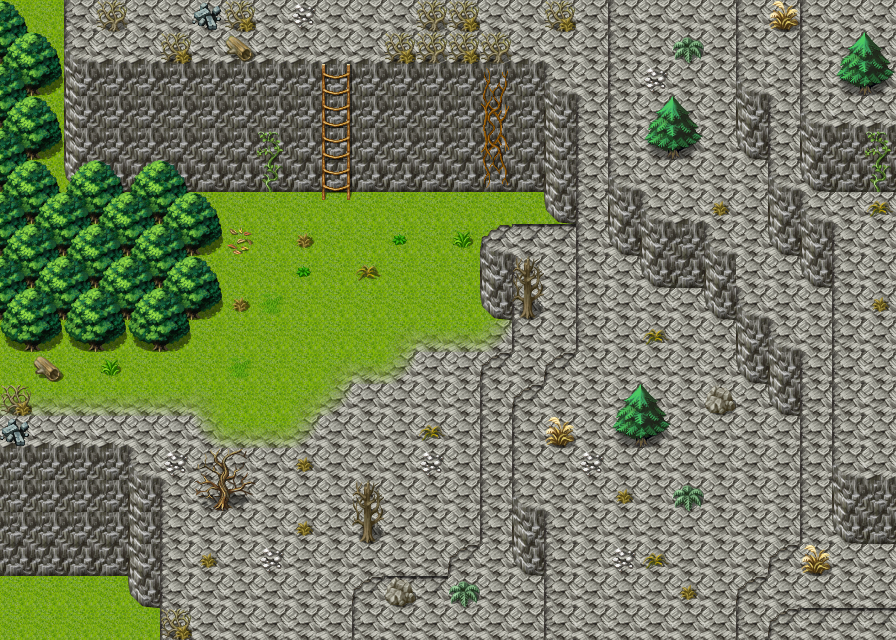

A level layout from a 2D game, rendered from its tile map. Below: a short description, then the map file with tile-grid data replaced by summaries:
An orthogonal 28x20 tile map with 32x32 px tiles, 3 tile layers (Ground, Objects, Above), 1 hidden layer not drawn, 60 tilesets and 4 objects (2x mapchange, 2x spawn).

<map version="2017.05.26" orientation="orthogonal" renderorder="right-down" width="28" height="20" tilewidth="32" tileheight="32" nextobjectid="5">
 <properties>
  <property name="outdoors" value="1" />
 </properties>
 <tileset firstgid="1" name="map_bed_1" tilewidth="32" tileheight="32" tilecount="128" columns="16">
  <image source="../drawable/map_bed_1.png" width="512" height="256" />
 </tileset>
 <tileset firstgid="129" name="map_border_1" tilewidth="32" tileheight="32" tilecount="128" columns="16">
  <image source="../drawable/map_border_1.png" width="512" height="256" />
 </tileset>
 <tileset firstgid="257" name="map_bridge_1" tilewidth="32" tileheight="32" tilecount="128" columns="16">
  <image source="../drawable/map_bridge_1.png" width="512" height="256" />
 </tileset>
 <tileset firstgid="385" name="map_bridge_2" tilewidth="32" tileheight="32" tilecount="128" columns="16">
  <image source="../drawable/map_bridge_2.png" width="512" height="256" />
 </tileset>
 <tileset firstgid="513" name="map_broken_1" tilewidth="32" tileheight="32" tilecount="128" columns="16">
  <image source="../drawable/map_broken_1.png" width="512" height="256" />
 </tileset>
 <tileset firstgid="641" name="map_cavewall_1" tilewidth="32" tileheight="32" tilecount="108" columns="18">
  <image source="../drawable/map_cavewall_1.png" width="576" height="192" />
 </tileset>
 <tileset firstgid="749" name="map_cavewall_2" tilewidth="32" tileheight="32" tilecount="108" columns="18">
  <image source="../drawable/map_cavewall_2.png" width="576" height="192" />
 </tileset>
 <tileset firstgid="857" name="map_cavewall_3" tilewidth="32" tileheight="32" tilecount="108" columns="18">
  <image source="../drawable/map_cavewall_3.png" width="576" height="192" />
 </tileset>
 <tileset firstgid="965" name="map_cavewall_4" tilewidth="32" tileheight="32" tilecount="108" columns="18">
  <image source="../drawable/map_cavewall_4.png" width="576" height="192" />
 </tileset>
 <tileset firstgid="1073" name="map_chair_table_1" tilewidth="32" tileheight="32" tilecount="128" columns="16">
  <image source="../drawable/map_chair_table_1.png" width="512" height="256" />
 </tileset>
 <tileset firstgid="1201" name="map_chair_table_2" tilewidth="32" tileheight="32" tilecount="128" columns="16">
  <image source="../drawable/map_chair_table_2.png" width="512" height="256" />
 </tileset>
 <tileset firstgid="1329" name="map_crate_1" tilewidth="32" tileheight="32" tilecount="128" columns="16">
  <image source="../drawable/map_crate_1.png" width="512" height="256" />
 </tileset>
 <tileset firstgid="1457" name="map_cupboard_1" tilewidth="32" tileheight="32" tilecount="128" columns="16">
  <image source="../drawable/map_cupboard_1.png" width="512" height="256" />
 </tileset>
 <tileset firstgid="1585" name="map_curtain_1" tilewidth="32" tileheight="32" tilecount="128" columns="16">
  <image source="../drawable/map_curtain_1.png" width="512" height="256" />
 </tileset>
 <tileset firstgid="1713" name="map_entrance_1" tilewidth="32" tileheight="32" tilecount="128" columns="16">
  <image source="../drawable/map_entrance_1.png" width="512" height="256" />
 </tileset>
 <tileset firstgid="1841" name="map_entrance_2" tilewidth="32" tileheight="32" tilecount="128" columns="16">
  <image source="../drawable/map_entrance_2.png" width="512" height="256" />
 </tileset>
 <tileset firstgid="1969" name="map_fence_1" tilewidth="32" tileheight="32" tilecount="128" columns="16">
  <image source="../drawable/map_fence_1.png" width="512" height="256" />
 </tileset>
 <tileset firstgid="2097" name="map_fence_2" tilewidth="32" tileheight="32" tilecount="128" columns="16">
  <image source="../drawable/map_fence_2.png" width="512" height="256" />
 </tileset>
 <tileset firstgid="2225" name="map_fence_3" tilewidth="32" tileheight="32" tilecount="128" columns="16">
  <image source="../drawable/map_fence_3.png" width="512" height="256" />
 </tileset>
 <tileset firstgid="2353" name="map_fence_4" tilewidth="32" tileheight="32" tilecount="128" columns="16">
  <image source="../drawable/map_fence_4.png" width="512" height="256" />
 </tileset>
 <tileset firstgid="2481" name="map_ground_1" tilewidth="32" tileheight="32" tilecount="128" columns="16">
  <image source="../drawable/map_ground_1.png" width="512" height="256" />
 </tileset>
 <tileset firstgid="2609" name="map_ground_2" tilewidth="32" tileheight="32" tilecount="128" columns="16">
  <image source="../drawable/map_ground_2.png" width="512" height="256" />
 </tileset>
 <tileset firstgid="2737" name="map_ground_3" tilewidth="32" tileheight="32" tilecount="128" columns="16">
  <image source="../drawable/map_ground_3.png" width="512" height="256" />
 </tileset>
 <tileset firstgid="2865" name="map_ground_4" tilewidth="32" tileheight="32" tilecount="128" columns="16">
  <image source="../drawable/map_ground_4.png" width="512" height="256" />
 </tileset>
 <tileset firstgid="2993" name="map_ground_5" tilewidth="32" tileheight="32" tilecount="128" columns="16">
  <image source="../drawable/map_ground_5.png" width="512" height="256" />
 </tileset>
 <tileset firstgid="3121" name="map_ground_6" tilewidth="32" tileheight="32" tilecount="128" columns="16">
  <image source="../drawable/map_ground_6.png" width="512" height="256" />
 </tileset>
 <tileset firstgid="3249" name="map_ground_7" tilewidth="32" tileheight="32" tilecount="128" columns="16">
  <image source="../drawable/map_ground_7.png" width="512" height="256" />
 </tileset>
 <tileset firstgid="3377" name="map_ground_8" tilewidth="32" tileheight="32" tilecount="128" columns="16">
  <image source="../drawable/map_ground_8.png" width="512" height="256" />
 </tileset>
 <tileset firstgid="3505" name="map_house_1" tilewidth="32" tileheight="32" tilecount="128" columns="16">
  <image source="../drawable/map_house_1.png" width="512" height="256" />
 </tileset>
 <tileset firstgid="3633" name="map_house_2" tilewidth="32" tileheight="32" tilecount="128" columns="16">
  <image source="../drawable/map_house_2.png" width="512" height="256" />
 </tileset>
 <tileset firstgid="3761" name="map_indoor_1" tilewidth="32" tileheight="32" tilecount="128" columns="16">
  <image source="../drawable/map_indoor_1.png" width="512" height="256" />
 </tileset>
 <tileset firstgid="3889" name="map_indoor_2" tilewidth="32" tileheight="32" tilecount="128" columns="16">
  <image source="../drawable/map_indoor_2.png" width="512" height="256" />
 </tileset>
 <tileset firstgid="4017" name="map_kitchen_1" tilewidth="32" tileheight="32" tilecount="128" columns="16">
  <image source="../drawable/map_kitchen_1.png" width="512" height="256" />
 </tileset>
 <tileset firstgid="4145" name="map_outdoor_1" tilewidth="32" tileheight="32" tilecount="128" columns="16">
  <image source="../drawable/map_outdoor_1.png" width="512" height="256" />
 </tileset>
 <tileset firstgid="4273" name="map_pillar_1" tilewidth="32" tileheight="32" tilecount="128" columns="16">
  <image source="../drawable/map_pillar_1.png" width="512" height="256" />
 </tileset>
 <tileset firstgid="4401" name="map_pillar_2" tilewidth="32" tileheight="32" tilecount="128" columns="16">
  <image source="../drawable/map_pillar_2.png" width="512" height="256" />
 </tileset>
 <tileset firstgid="4529" name="map_plant_1" tilewidth="32" tileheight="32" tilecount="128" columns="16">
  <image source="../drawable/map_plant_1.png" width="512" height="256" />
 </tileset>
 <tileset firstgid="4657" name="map_plant_2" tilewidth="32" tileheight="32" tilecount="128" columns="16">
  <image source="../drawable/map_plant_2.png" width="512" height="256" />
 </tileset>
 <tileset firstgid="4785" name="map_rock_1" tilewidth="32" tileheight="32" tilecount="128" columns="16">
  <image source="../drawable/map_rock_1.png" width="512" height="256" />
 </tileset>
 <tileset firstgid="4913" name="map_rock_2" tilewidth="32" tileheight="32" tilecount="128" columns="16">
  <image source="../drawable/map_rock_2.png" width="512" height="256" />
 </tileset>
 <tileset firstgid="5041" name="map_roof_1" tilewidth="32" tileheight="32" tilecount="128" columns="16">
  <image source="../drawable/map_roof_1.png" width="512" height="256" />
 </tileset>
 <tileset firstgid="5169" name="map_roof_2" tilewidth="32" tileheight="32" tilecount="128" columns="16">
  <image source="../drawable/map_roof_2.png" width="512" height="256" />
 </tileset>
 <tileset firstgid="5297" name="map_roof_3" tilewidth="32" tileheight="32" tilecount="128" columns="16">
  <image source="../drawable/map_roof_3.png" width="512" height="256" />
 </tileset>
 <tileset firstgid="5425" name="map_shop_1" tilewidth="32" tileheight="32" tilecount="128" columns="16">
  <image source="../drawable/map_shop_1.png" width="512" height="256" />
 </tileset>
 <tileset firstgid="5553" name="map_sign_ladder_1" tilewidth="32" tileheight="32" tilecount="128" columns="16">
  <image source="../drawable/map_sign_ladder_1.png" width="512" height="256" />
 </tileset>
 <tileset firstgid="5681" name="map_table_1" tilewidth="32" tileheight="32" tilecount="128" columns="16">
  <image source="../drawable/map_table_1.png" width="512" height="256" />
 </tileset>
 <tileset firstgid="5809" name="map_trail_1" tilewidth="32" tileheight="32" tilecount="128" columns="16">
  <image source="../drawable/map_trail_1.png" width="512" height="256" />
 </tileset>
 <tileset firstgid="5937" name="map_transition_1" tilewidth="32" tileheight="32" tilecount="128" columns="16">
  <image source="../drawable/map_transition_1.png" width="512" height="256" />
 </tileset>
 <tileset firstgid="6065" name="map_transition_2" tilewidth="32" tileheight="32" tilecount="128" columns="16">
  <image source="../drawable/map_transition_2.png" width="512" height="256" />
 </tileset>
 <tileset firstgid="6193" name="map_transition_3" tilewidth="32" tileheight="32" tilecount="128" columns="16">
  <image source="../drawable/map_transition_3.png" width="512" height="256" />
 </tileset>
 <tileset firstgid="6321" name="map_transition_4" tilewidth="32" tileheight="32" tilecount="128" columns="16">
  <image source="../drawable/map_transition_4.png" width="512" height="256" />
 </tileset>
 <tileset firstgid="6449" name="map_transition_5" tilewidth="32" tileheight="32" tilecount="128" columns="16">
  <image source="../drawable/map_transition_5.png" width="512" height="256" />
 </tileset>
 <tileset firstgid="6577" name="map_tree_1" tilewidth="32" tileheight="32" tilecount="128" columns="16">
  <image source="../drawable/map_tree_1.png" width="512" height="256" />
 </tileset>
 <tileset firstgid="6705" name="map_tree_2" tilewidth="32" tileheight="32" tilecount="128" columns="16">
  <image source="../drawable/map_tree_2.png" width="512" height="256" />
 </tileset>
 <tileset firstgid="6833" name="map_wall_1" tilewidth="32" tileheight="32" tilecount="128" columns="16">
  <image source="../drawable/map_wall_1.png" width="512" height="256" />
 </tileset>
 <tileset firstgid="6961" name="map_wall_2" tilewidth="32" tileheight="32" tilecount="120" columns="15">
  <image source="../drawable/map_wall_2.png" width="480" height="256" />
 </tileset>
 <tileset firstgid="7081" name="map_wall_3" tilewidth="32" tileheight="32" tilecount="120" columns="15">
  <image source="../drawable/map_wall_3.png" width="480" height="256" />
 </tileset>
 <tileset firstgid="7201" name="map_wall_4" tilewidth="32" tileheight="32" tilecount="120" columns="15">
  <image source="../drawable/map_wall_4.png" width="480" height="256" />
 </tileset>
 <tileset firstgid="7321" name="map_window_1" tilewidth="32" tileheight="32" tilecount="128" columns="16">
  <image source="../drawable/map_window_1.png" width="512" height="256" />
 </tileset>
 <tileset firstgid="7449" name="map_window_2" tilewidth="32" tileheight="32" tilecount="128" columns="16">
  <image source="../drawable/map_window_2.png" width="512" height="256" />
 </tileset>
 <layer name="Ground" width="28" height="20">
  <data>[560 cells, 559 non-empty, 9 distinct tile ids]</data>
 </layer>
 <layer name="Objects" width="28" height="20">
  <data>[560 cells, 243 non-empty, 44 distinct tile ids]</data>
 </layer>
 <layer name="Above" width="28" height="20">
  <data>[560 cells, 44 non-empty, 22 distinct tile ids]</data>
 </layer>
 <layer name="Walkable" width="28" height="20" visible="0">
  <data>[560 cells, 413 non-empty, 1 distinct tile ids]</data>
 </layer>
 <objectgroup name="Mapevents">
  <object id="1" name="south" type="mapchange" x="192" y="608" width="160" height="32">
   <properties>
    <property name="map" value="waytolake7" />
    <property name="place" value="north" />
   </properties>
  </object>
  <object id="2" name="north" type="mapchange" x="256" y="0" width="160" height="32">
   <properties>
    <property name="map" value="waytolake9" />
    <property name="place" value="south" />
   </properties>
  </object>
 </objectgroup>
 <objectgroup name="Spawn">
  <object id="3" name="scaradon_3" type="spawn" x="32" y="192" width="512" height="224">
   <properties>
    <property name="quantity" value="6" />
    <property name="spawngroup" value="scaradon_3" />
   </properties>
  </object>
  <object id="4" name="scaradon_2" type="spawn" x="160" y="352" width="320" height="256">
   <properties>
    <property name="quantity" value="4" />
    <property name="spawngroup" value="scaradon_2" />
   </properties>
  </object>
 </objectgroup>
 <objectgroup name="Keys" />
</map>
